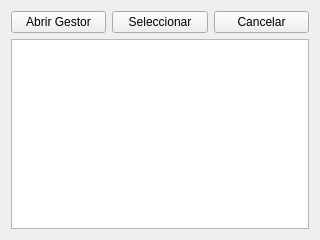
<?xml version="1.0" encoding="UTF-8"?>
<ui version="4.0">
 <class>Form</class>
 <widget class="QWidget" name="Form">
  <property name="geometry">
   <rect>
    <x>0</x>
    <y>0</y>
    <width>320</width>
    <height>240</height>
   </rect>
  </property>
  <property name="windowTitle">
   <string>Form</string>
  </property>
  <layout class="QVBoxLayout" name="verticalLayout">
   <item>
    <layout class="QHBoxLayout" name="horizontalLayout">
     <item>
      <widget class="QPushButton" name="abrir_gestor_btn">
       <property name="text">
        <string>Abrir Gestor</string>
       </property>
      </widget>
     </item>
     <item>
      <widget class="QPushButton" name="selec_btn">
       <property name="text">
        <string>Seleccionar</string>
       </property>
      </widget>
     </item>
     <item>
      <widget class="QPushButton" name="cancelar_btn">
       <property name="text">
        <string>Cancelar</string>
       </property>
      </widget>
     </item>
    </layout>
   </item>
   <item>
    <widget class="QTableWidget" name="tabla"/>
   </item>
  </layout>
 </widget>
 <resources/>
 <connections/>
</ui>
